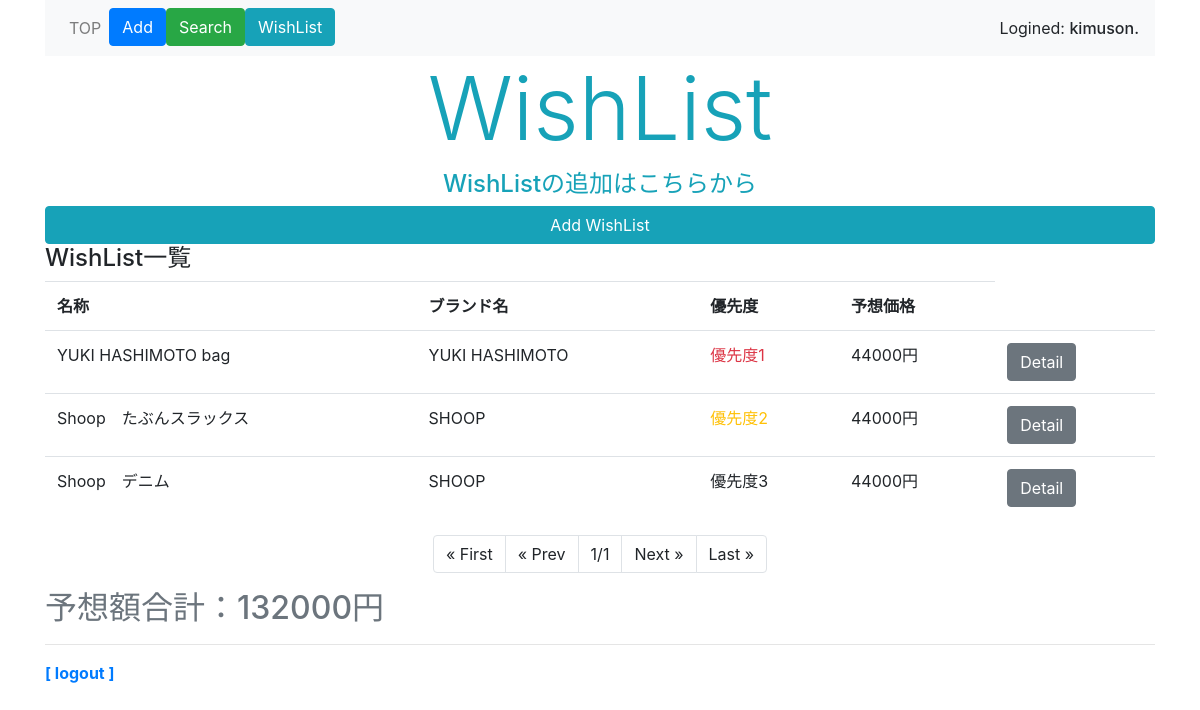
/clothes/wishlist (signed in), run on an earlier commit of the app's database.
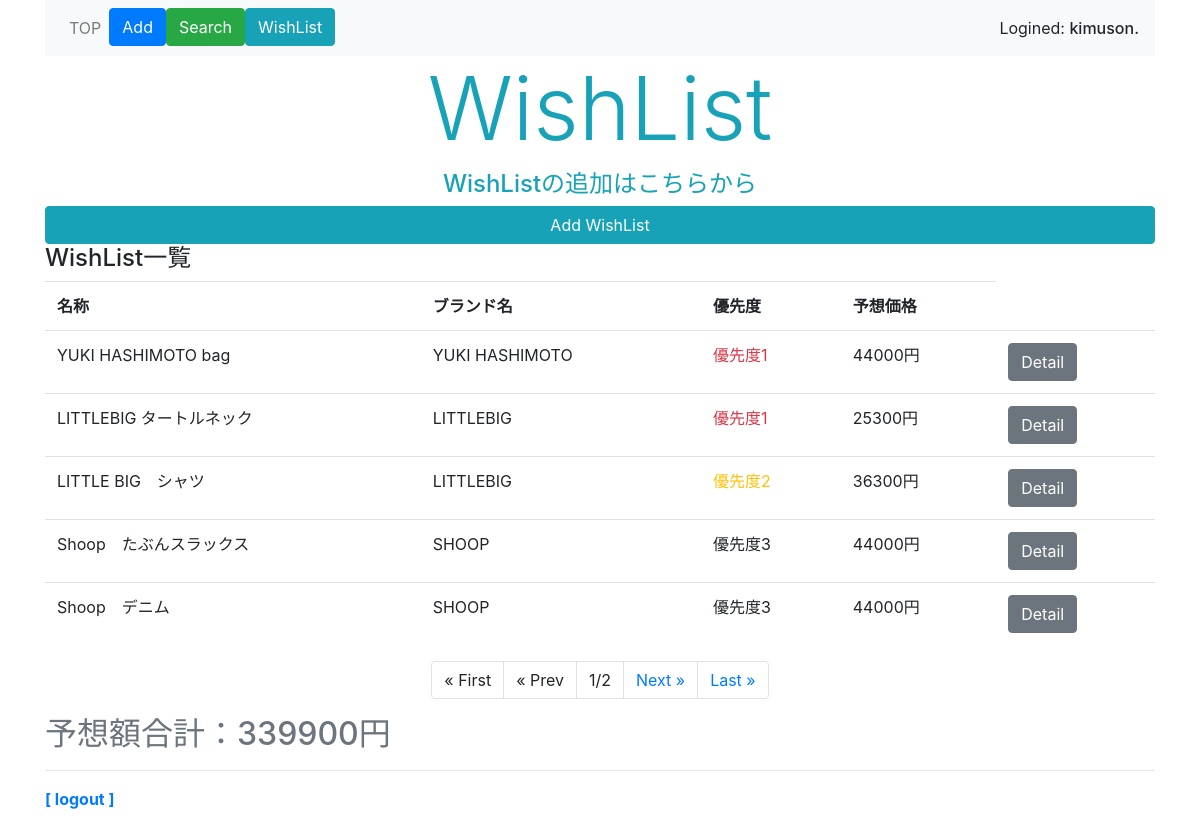
And on a later commit of the database.
### clothes/models.py (models this page shows, shortened)
class Wanted(models.Model):
    owner = models.ForeignKey(User, on_delete=models.CASCADE, related_name='want_owner')
    wanted_cloth_name = models.CharField(max_length=40)
    wanted_brand_name = models.CharField(max_length=40)
    wanted_season = models.CharField(max_length=7)
    wanted_price = models.PositiveIntegerField()
    priority = models.IntegerField(choices=PRIORITY_CHOICES)
    wanted_images = models.ImageField(upload_to='media')

### clothes/views.py (the view)
# urls.py: path('wishlist', views.wishlist, name='wishlist'),
@login_required(login_url='/signin/')
def wishlist(request, num=1):
    user = request.user
    data = Wanted.objects.order_by('priority')
    price = Wanted.objects.filter(owner=user).values_list('wanted_price', flat=True)
    sum_price = sum(price)
    page = Paginator(data, 5)
    params = {
        'title': 'wishlist',
        'data': page.get_page(num),
        'sum_price':sum_price,
        'login_user': user,
    }
    return render(request, 'clothes/wishlist.html', params)

### clothes/templates/clothes/wishlist.html (shortened to what this page needs)
{% extends 'clothes/layout.html' %}
{% block header %}
<h1 class="display-2 text-info text-center">WishList</h1>
{% endblock %}
{% block content %}
<p class="h4 text-info text-center">WishListの追加はこちらから</p>
<a class="btn btn-info w-100" href="{% url 'wishlist_add' %}">Add WishList</a>
<p class="h4">WishList一覧</p>
<table class="table">
    <tr>
        <th>名称</th>
        <th>ブランド名</th>
        <th>優先度</th>
        <th>予想価格</th>
    </tr>
    {% for item in data %}
    <tr>
        {% if login_user == item.owner %}
        <td>{{item.wanted_cloth_name}}</td>
        <td>{{item.wanted_brand_name}}</td>
        {% if item.priority == 1 %}
        <td class="text-danger">{{item.get_priority_display}}</td>
        {% elif item.priority == 2 %}
        <td class="text-warning">{{item.get_priority_display}}</td>
        {% else %}
        <td>{{item.get_priority_display}}</td>
        {% endif %}
        <td>{{item.wanted_price}}円</td>
        <td><a class="btn btn-secondary" href="{% url 'wishlist_detail' item.id %}">Detail</a></td>
        {% endif %}
    </tr>
    {% endfor %}
</table>
<ul class="pagination justify-content-center">
    {% if data.has_previous %}
    <li class="page-item">
        <a class="page-link" href="{% url 'wishlist' %}">&laquo; First</a>
    </li>
    <li class="page-item">
        <a class="page-link" href="{% url 'wishlist' %}/{{data.previous_page_number}}">&laquo; Prev</a>
    </li>
    {% else %}
    <li class="page-item">
        <a class="page-link">&laquo; First</a>
    </li>
    <li class="page-item">
        <a class="page-link">&laquo; Prev</a>
    </li>
    {% endif %}
    <li class="page-item">
        <a class="page-link">{{data.number}}/{{data.paginator.num_pages}}</a>
    </li>
    {% if data.has_next %}
    <li class="page-item">
        <a class="page-link" href="{% url 'wishlist' %}/{{data.next_page_number}}">Next &raquo;</a>
    </li>
    <li class="page-item">
        <a class="page-link" href="{% url 'wishlist' %}/{{data.paginator.num_pages}}">Last &raquo;</a>
    </li>
    {% else %}
    <li class="page-item">
        <a class="page-link">Next &raquo;</a>
    </li>
    <li class="page-item">
        <a class="page-link">Last &raquo;</a>
    </li>
    {% endif %}
</ul>
<p class="h2 text-secondary">予想額合計：{{sum_price}}円</p>
{% endblock %}

### clothes/templates/clothes/layout.html (shortened to what this page needs)
{% load static %}
<!doctype html>
<html lang="ja">
    <head>
        <link rel="stylesheet" href="https://stackpath.bootstrapcdn.com/bootstrap/4.5.0/css/bootstrap.min.css">
    </head>
    <body class="container">
        <nav class="navbar navbar-expand navbar-light bg-light">
            <ul class="navbar-nav mr-auto">
                <li class="nav-item">
                    <a class="nav-link" href="{% url 'top' %}">TOP</a>
                </li>
                <li class="nav-item">
                    <a class="nab-link btn btn-primary" href="{% url 'post' %}">Add</a>
                </li>
                <li class="nav-item">
                    <a class="nab-link btn btn-success" href="{% url 'search' %}">Search</a>
                </li>
                <li class="nav-item">
                    <a class="nab-link btn btn-info" href="{% url 'wishlist' %}">WishList</a>
                </li>
            </ul>
            <span>Logined: <span class="h6">{{login_user}}.</span></span>
        </nav>
        <div>
            {% block header %}{% endblock %}
        </div>
        <div class="content">
            {% block content %}{% endblock %}
        </div>
        <hr>
        <div class="my-3">
            <span class="font-weight-bold">
                <a href="{% url 'logout' %}">[ logout ]</a>
            </span>
        </div>
    </body>
</html>

What changed in the data, as far as the page shows it:
added Wanted: wanted_cloth_name "LITTLEBIG タートルネック", wanted_brand_name "LITTLEBIG", priority "優先度1", wanted_price "25300"
added Wanted: wanted_cloth_name "LITTLE BIG シャツ", wanted_brand_name "LITTLEBIG", priority "優先度2", wanted_price "36300"
changed Wanted "Shoop たぶんスラックス": priority "優先度2" → "優先度3"
Also different on the page:
{{ data.paginator.num_pages }}: "1" → "2"
{{ sum_price }}: "132000" → "339900"
